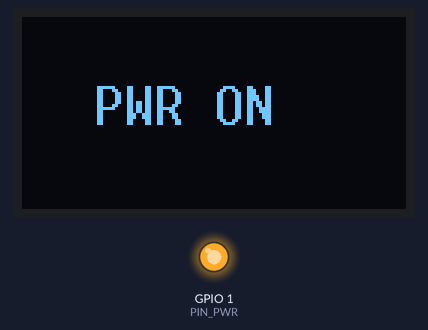
The sketch below on a simulated ESP32. Parts: 128×64 one-colour display, output pins drawn as LEDs (lit = HIGH). What the sketch prints to the serial monitor is not drawn.

Above: at 0.1 s.
At 10.1 s:
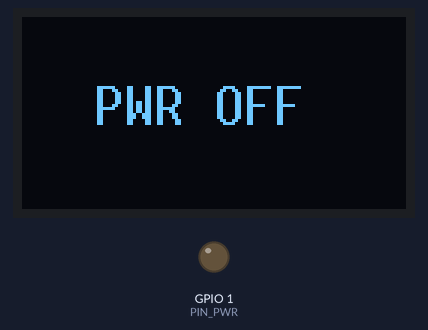
Timing chart, 0 to 121.8 s (numbered marks = the images above):
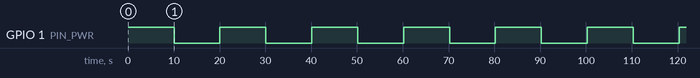

Measured:
- by itself, GPIO 1 (PIN_PWR): alternates HIGH for 10.0 s and LOW for 10.0 s

The sketch:

power_test.ino
```cpp
// 临时测试固件：10s 开 / 10s 关 翻转雷达电源开关（GPIO1），验证 F5305S 模块。
// OLED 和串口同步显示当前状态。验证完请重新烧录 firmware/happymac_v0 正式固件。
#include <Arduino.h>
#include <U8g2lib.h>
#include <Wire.h>

#define PIN_PWR    1
#define PERIOD_MS  10000

U8G2_SH1106_128X64_NONAME_F_HW_I2C oled(U8G2_R0, U8X8_PIN_NONE);

void show(const char *text) {
  Serial.println(text);
  oled.clearBuffer();
  oled.setFont(u8g2_font_10x20_tr);
  oled.drawStr(24, 36, text);
  oled.sendBuffer();
}

void setup() {
  Serial.begin(115200);
  pinMode(PIN_PWR, OUTPUT);
  digitalWrite(PIN_PWR, HIGH);   // 开机上电
  Wire.begin(8, 9);
  oled.begin();
  show("PWR ON");
}

void loop() {
  delay(PERIOD_MS);
  digitalWrite(PIN_PWR, LOW);
  show("PWR OFF");
  delay(PERIOD_MS);
  digitalWrite(PIN_PWR, HIGH);
  show("PWR ON");
}
```
